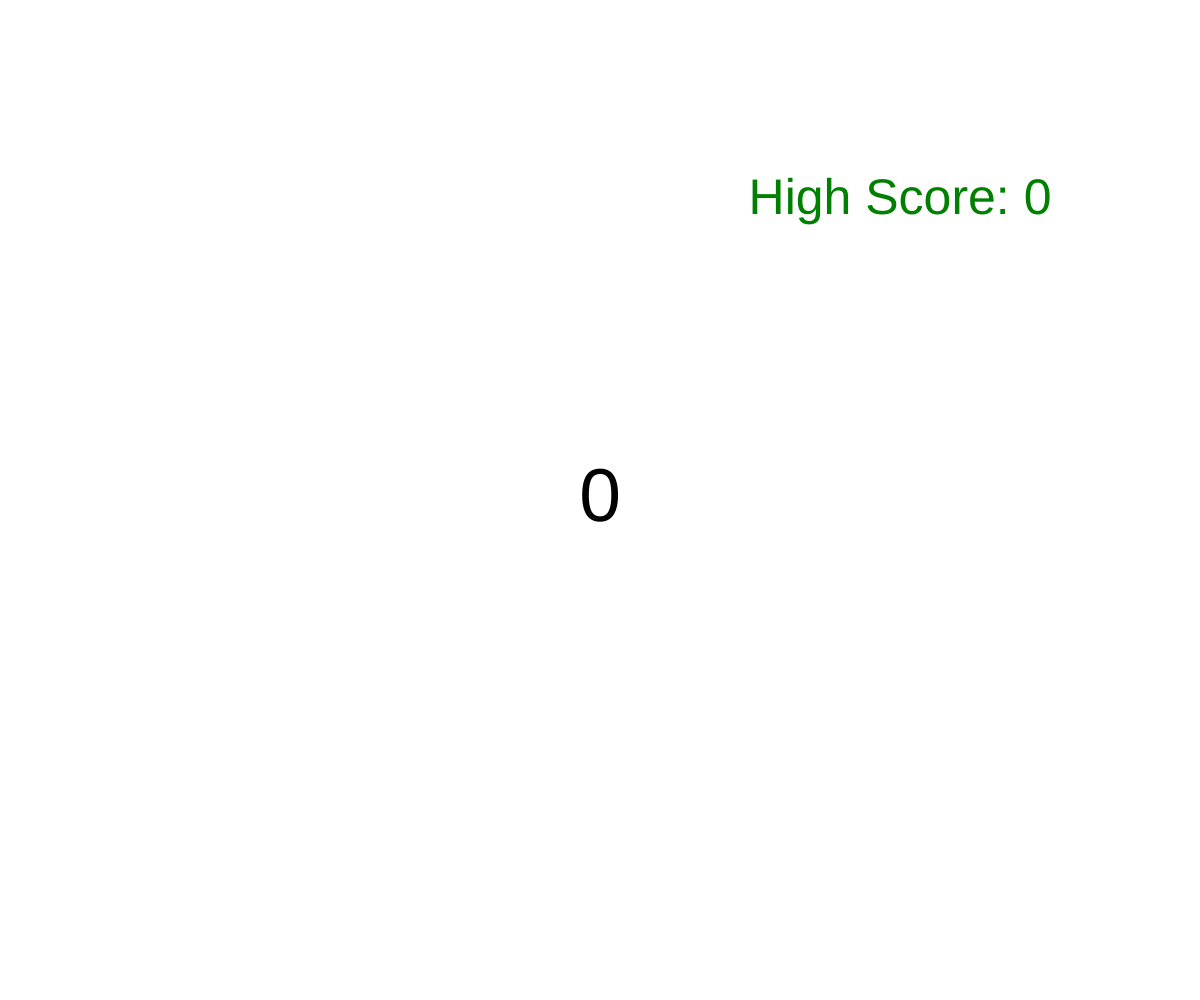
Frame 1 (no input)
Frame 60 (no input): identical to frame 1, image omitted
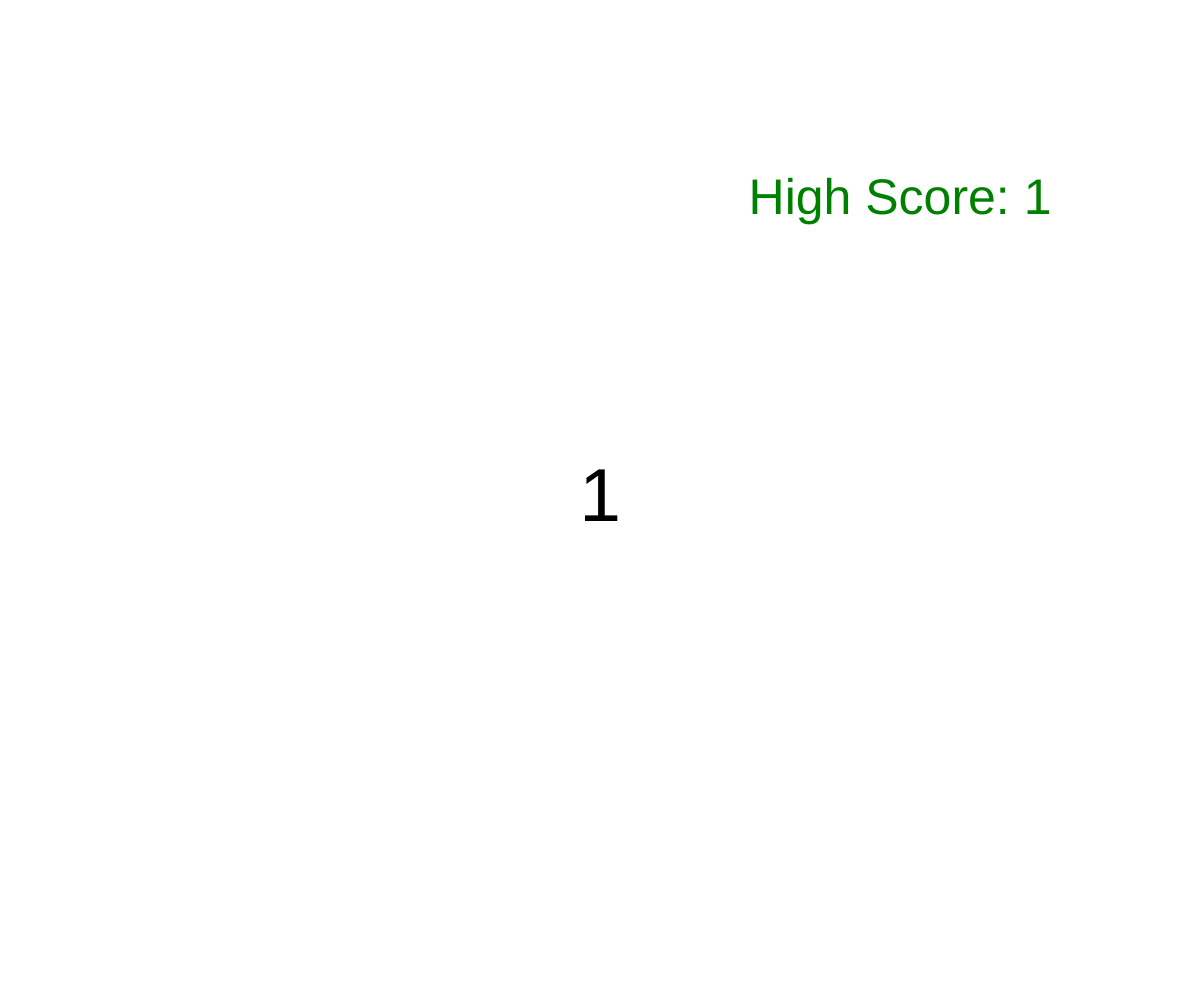
Frame 120 (the mouse pressed at the canvas centre since frame 60)

The p5.js sketch that drew these frames (run headless with seeded random() and noise() and a simulated clock; from frame 60 on, the mouse is pressed at the canvas centre):

// p5.js sketch
// ── sketch.js
// Local Storage
// Drake Jordan
// Dec 2, 2024

let clickCount = 0;
let highestClickCount = 0;

function setup() {
  createCanvas(windowWidth, windowHeight);
  // Only get the high score if it exists
  if (getItem("highestClickCount")) {
    highestClickCount = getItem("highestClickCount");
  }
}

function draw() {
  background(255);
  displayClicks();
  displayHighScore();
}

function displayClicks() {
  textAlign(CENTER, CENTER);
  fill(0);
  textSize(75);
  text(clickCount, width/2, height/2);
}

function displayHighScore() {
  textAlign(CENTER, CENTER);
  fill("green");
  textSize(50);
  text("High Score: " + highestClickCount, width-300, 200);
}

function mousePressed() {
  clickCount += 1;
  if (clickCount > highestClickCount) {
    highestClickCount = clickCount;
    storeItem("highestClickCount", highestClickCount);
  }
}
